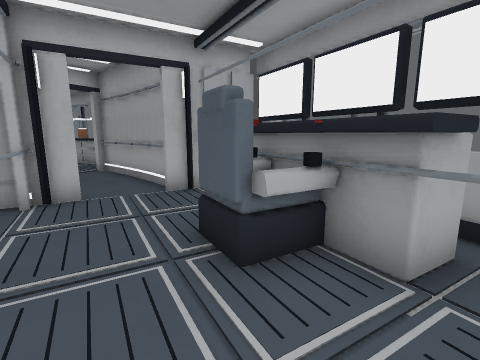
view 1 (above)

17 first-person views from a walk through a 3-D level made in the Godot game engine. The camera is 1.5 m above the floor, tilts 10° down and sees 85° across. The floor is counted in squares, 1 m on a side. Each view is taken from the middle of a square. On the plan, view 1 faces up. The plan holds only what a view shows up to about 14 squares ahead; the rest is blank. The place goes on beyond the plan.

view 2
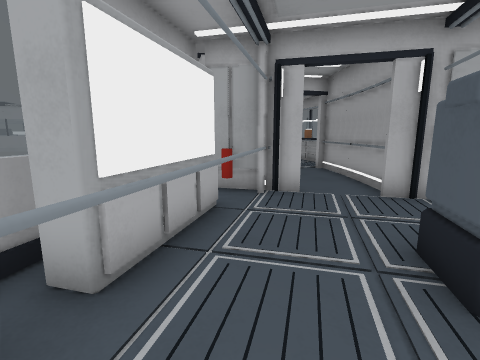

view 3
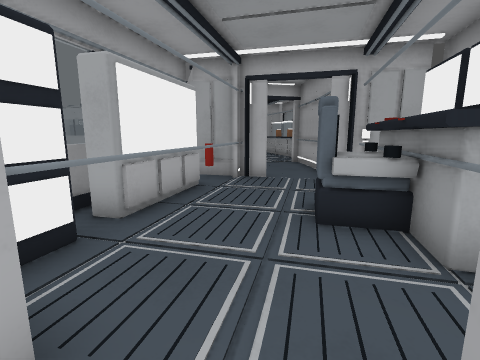

view 4
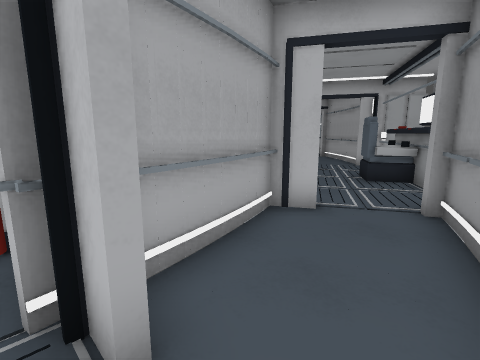

view 5
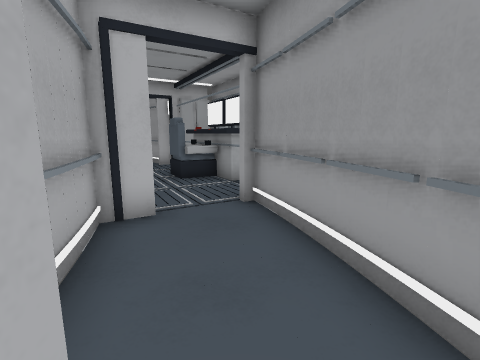

view 6
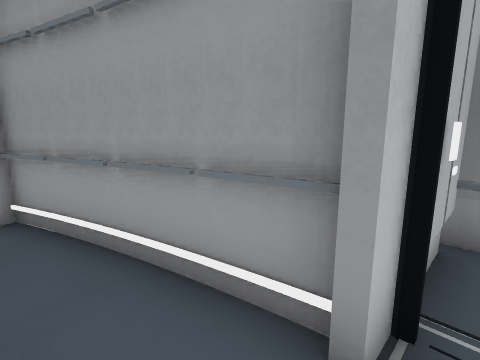

view 7
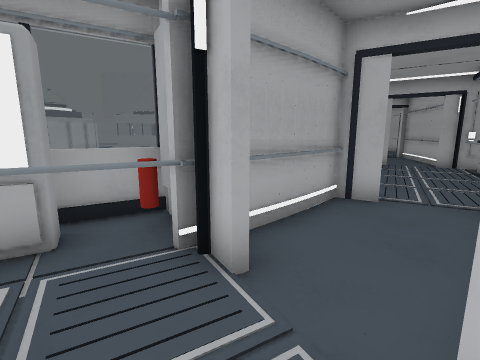

view 8
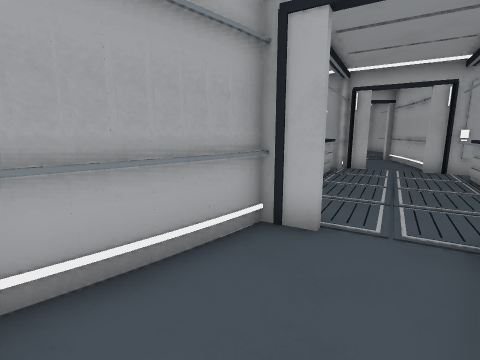

view 9
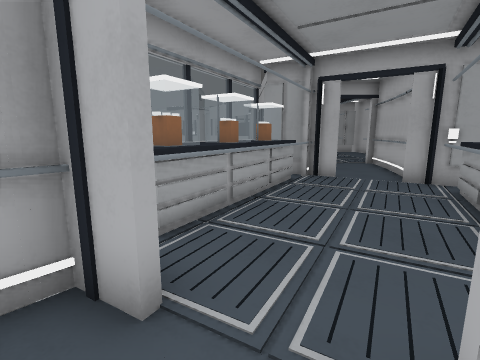

view 10
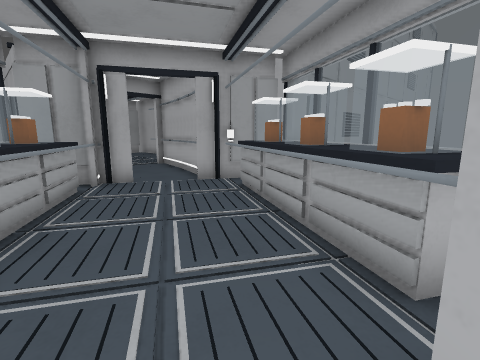

view 11
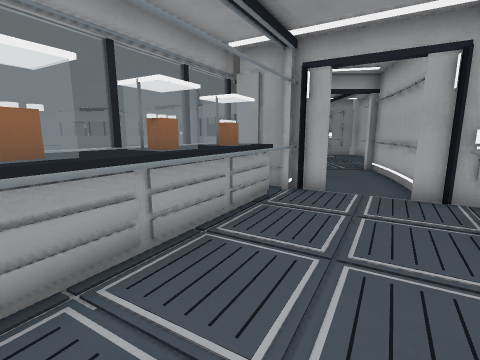

view 12
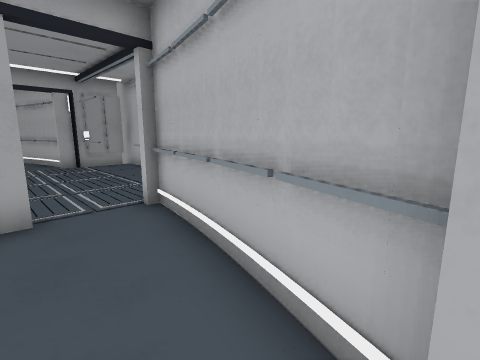

view 13
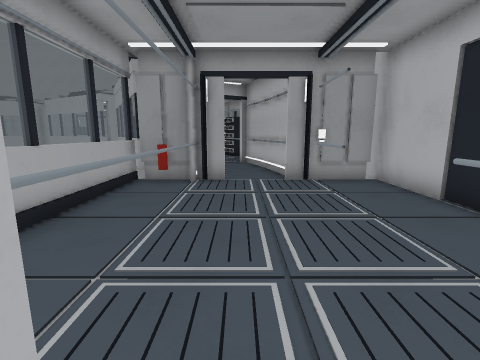

view 14
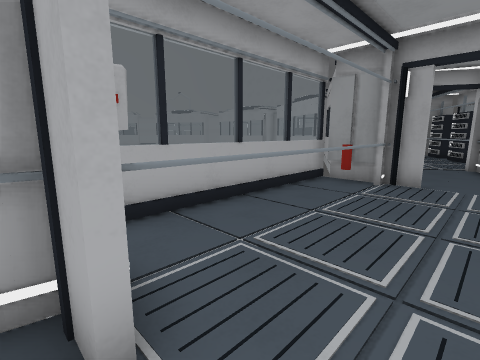

view 15
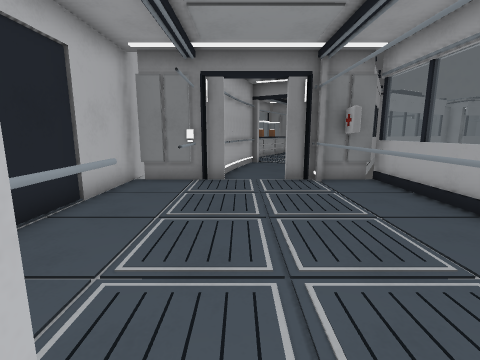

view 16
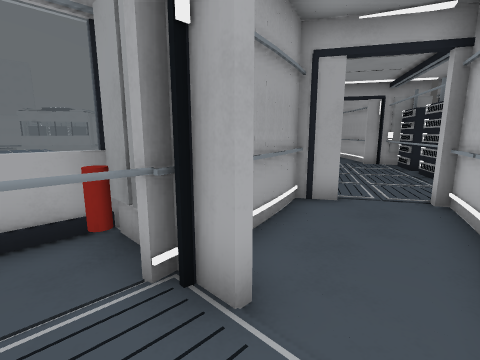

view 17
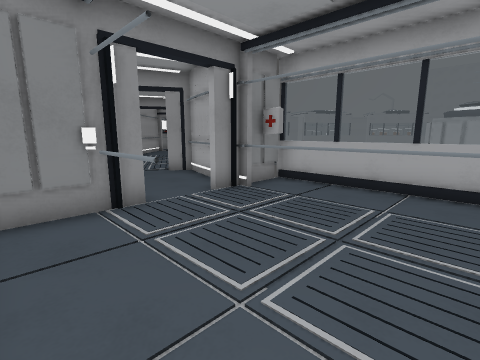

### Floor plan
Ten units are one square. View 1 is at (0, 0); x grows to the right and y downward. Boxes are objects, and circles mark ways between rooms. Rooms are numbered by the first view taken in them; rooms with no view inside come last. Other rooms are left out.
<svg viewBox="-326 -201 397 266">
<path fill="none" stroke="#000" d="M12 -34 0 -27M13 -32 1 -26 -6 -38M20 -19 0 -55M-42 -36 -25 -7M-20 1 -16 9M24 -27 16 -22 -4 -56M-41 -53 -45 -50M-37 -59 -60 -46M-43 -53 -8 9M-4 -78 -21 -69M16 56 9 56M31 27 27 14M2 33 5 50M38 53 30 16M30 18 24 0 20 2M4 11 -4 16 1 36M-38 -93 -48 -102M-69 -80 -49 -59M-69 -93 -74 -84 -67 -78M-47 -103 -58 -112M-22 -75 -28 -82M-21 -77 -50 -107M-115 -100 -112 -98M-85 -143 -89 -145M-98 -90 -94 -88M-103 -153 -106 -155M-132 -110 -129 -108M-67 -133 -72 -135M-64 -126 -115 -155M-137 -118 -85 -88M-61 -121 -123 -156M-139 -133 -152 -110M-142 -124 -81 -89M-138 -98 -109 -81M-117 -170 -129 -150M-205 -174 -210 -174 -188 -174M-240 -174 -261 -174M-201 -136 -187 -136 -180 -134M-187 -164 -187 -192M-188 -139 -182 -139M-183 -146 -183 -138M-264 -146 -264 -116 -184 -116M-262 -136 -249 -136M-170 -164 -184 -167M-272 -167 -292 -163M-187 -118 -187 -136 -187 -145M-264 -192 -264 -165M-175 -196 -274 -196M-167 -132 -160 -131M-156 -162 -183 -169M-161 -131 -146 -125 -141 -135M-289 -165 -321 -153M-291 -131 -278 -133M-143 -157 -156 -161M-145 -125 -140 -123M-129 -154 -161 -165M-309 -135 -304 -126 -284 -131M62 56 35 56M66 60 66 55"/>
<circle cx="10" cy="10" r="3" fill="#2a7"/>
<circle cx="-30" cy="-60" r="3" fill="#2a7"/>
<circle cx="-70" cy="-100" r="3" fill="#2a7"/>
<circle cx="-140" cy="-140" r="3" fill="#2a7"/>
<text x="-10" y="-30">1</text>
<text x="20" y="40">2</text>
<text x="-50" y="-80">3</text>
<text x="-100" y="-120">4</text>
<text x="-220" y="-160">5</text>
<text x="50" y="60">6</text>
</svg>
Room 1 opens to room 2. Room 1 opens to room 3. Room 3 opens to room 4. Room 4 opens to room 5.

Where each view was taken, in squares from view 1:
view 1: 0 up, 0 right, facing up
view 2: 0 up, 0 right, facing up-left
view 3: 1 down, 2 right, facing up-left
view 4: 6 down, 3 right, facing up-left
view 5: 6 down, 2 right, facing up
view 6: 6 down, 2 right, facing up-right
view 7: 6 up, 1 left, facing left
view 8: 8 up, 3 left, facing left
view 9: 10 up, 5 left, facing left
view 10: 10 up, 6 left, facing up-left
view 11: 11 up, 7 left, facing left
view 12: 14 up, 13 left, facing up-left
view 13: 15 up, 18 left, facing left
view 14: 16 up, 18 left, facing down-left
view 15: 16 up, 27 left, facing right
view 16: 16 up, 25 left, facing down-left
view 17: 19 up, 24 left, facing down-right
